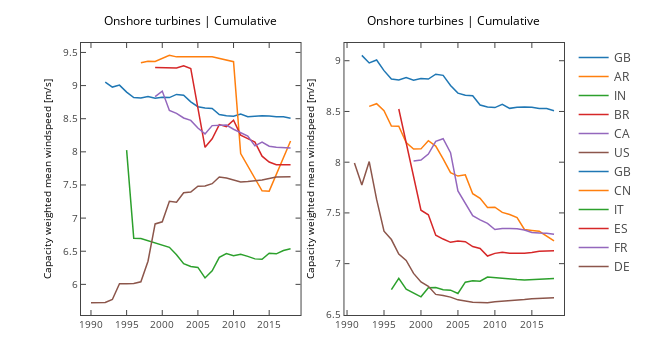

Source (notebook cell):
### Markdown cell above
Default plots

### Code cell
countries=[{'BR','AR','GB','CA','US','IN'},{'FR','DE','CN','IT','ES','GB'}]


fig, ax = plt.subplots(1,2,figsize=(9,5))
for s in range(len(countries)):
    for c in countries[s]:
        x,y,z,w=projects(ons,c,offshore=False)
        ax[s].plot(x,z,label=c)

    ax[s].set_ylabel('Capacity weighted mean windspeed [m/s]')
    ax[s].set_title("Onshore turbines | Cumulative")

plotly_fig = tls.mpl_to_plotly(fig)
plotly_fig["layout"]["showlegend"] = True
plotly_fig["layout"]['hovermode']='x'
iplot(plotly_fig, filename='ons4')

### Figure 1 — Plotly figure (JSON) as saved in the notebook; plotly's stock layout.template omitted (floating-point values rounded to 4 significant figures)
{"data": [{"line": {"color": "rgba (31, 119, 180, 1)", "dash": "solid", "width": 1.5}, "mode": "lines", "name": "GB", "type": "scatter", "uid": "2f035c6c-cf70-11e8-94b5-b00594f12df5", "x": [1992, 1993, 1994, 1995, 1996, 1997, 1998, 1999, 2000, 2001, 2002, 2003, 2004, 2005, 2006, 2007, 2008, 2009, 2010, 2011, 2012, 2013, 2014, 2015, 2016, 2017, 2018], "xaxis": "x", "y": [9.053, 8.978, 9.007, 8.902, 8.819, 8.811, 8.834, 8.808, 8.825, 8.819, 8.867, 8.856, 8.755, 8.681, 8.66, 8.655, 8.564, 8.543, 8.538, 8.571, 8.531, 8.542, 8.544, 8.54, 8.529, 8.529, 8.507], "yaxis": "y"}, {"line": {"color": "rgba (255, 127, 14, 1)", "dash": "solid", "width": 1.5}, "mode": "lines", "name": "AR", "type": "scatter", "uid": "2f064286-cf70-11e8-bfe2-b00594f12df5", "x": [1997, 1998, 1999, 2001, 2002, 2007, 2010, 2011, 2014, 2015, 2018], "xaxis": "x", "y": [9.346, 9.365, 9.365, 9.456, 9.434, 9.433, 9.361, 7.975, 7.411, 7.407, 8.163], "yaxis": "y"}, {"line": {"color": "rgba (44, 160, 44, 1)", "dash": "solid", "width": 1.5}, "mode": "lines", "name": "IN", "type": "scatter", "uid": "2f09c85c-cf70-11e8-bf4f-b00594f12df5", "x": [1995, 1996, 1997, 2000, 2001, 2002, 2003, 2004, 2005, 2006, 2007, 2008, 2009, 2010, 2011, 2012, 2013, 2014, 2015, 2016, 2017, 2018], "xaxis": "x", "y": [8.025, 6.694, 6.691, 6.591, 6.559, 6.447, 6.313, 6.271, 6.255, 6.097, 6.204, 6.408, 6.465, 6.433, 6.455, 6.422, 6.385, 6.377, 6.469, 6.461, 6.51, 6.538], "yaxis": "y"}, {"line": {"color": "rgba (214, 39, 40, 1)", "dash": "solid", "width": 1.5}, "mode": "lines", "name": "BR", "type": "scatter", "uid": "2f0d7aba-cf70-11e8-9b46-b00594f12df5", "x": [1999, 2002, 2003, 2004, 2006, 2007, 2008, 2009, 2010, 2011, 2012, 2013, 2014, 2015, 2016, 2017, 2018], "xaxis": "x", "y": [9.273, 9.266, 9.3, 9.258, 8.068, 8.197, 8.411, 8.38, 8.477, 8.252, 8.199, 8.147, 7.934, 7.846, 7.807, 7.804, 7.806], "yaxis": "y"}, {"line": {"color": "rgba (148, 103, 189, 1)", "dash": "solid", "width": 1.5}, "mode": "lines", "name": "CA", "type": "scatter", "uid": "2f108e5c-cf70-11e8-9fef-b00594f12df5", "x": [1999, 2000, 2001, 2002, 2003, 2004, 2005, 2006, 2007, 2008, 2009, 2010, 2011, 2012, 2013, 2014, 2015, 2016, 2018], "xaxis": "x", "y": [8.834, 8.917, 8.623, 8.58, 8.511, 8.475, 8.359, 8.271, 8.396, 8.398, 8.404, 8.341, 8.286, 8.239, 8.09, 8.146, 8.084, 8.068, 8.058], "yaxis": "y"}, {"line": {"color": "rgba (140, 86, 75, 1)", "dash": "solid", "width": 1.5}, "mode": "lines", "name": "US", "type": "scatter", "uid": "2f14d7a8-cf70-11e8-8c19-b00594f12df5", "x": [1990, 1992, 1993, 1994, 1995, 1996, 1997, 1998, 1999, 2000, 2001, 2002, 2003, 2004, 2005, 2006, 2007, 2008, 2009, 2010, 2011, 2012, 2013, 2014, 2015, 2016, 2018], "xaxis": "x", "y": [5.724, 5.726, 5.772, 6.009, 6.009, 6.011, 6.038, 6.349, 6.911, 6.944, 7.252, 7.239, 7.382, 7.393, 7.482, 7.483, 7.519, 7.62, 7.604, 7.576, 7.546, 7.552, 7.559, 7.574, 7.597, 7.621, 7.626], "yaxis": "y"}, {"line": {"color": "rgba (31, 119, 180, 1)", "dash": "solid", "width": 1.5}, "mode": "lines", "name": "GB", "type": "scatter", "uid": "2f24dd22-cf70-11e8-b60a-b00594f12df5", "x": [1992, 1993, 1994, 1995, 1996, 1997, 1998, 1999, 2000, 2001, 2002, 2003, 2004, 2005, 2006, 2007, 2008, 2009, 2010, 2011, 2012, 2013, 2014, 2015, 2016, 2017, 2018], "xaxis": "x2", "y": [9.053, 8.978, 9.007, 8.902, 8.819, 8.811, 8.834, 8.808, 8.825, 8.819, 8.867, 8.856, 8.755, 8.681, 8.66, 8.655, 8.564, 8.543, 8.538, 8.571, 8.531, 8.542, 8.544, 8.54, 8.529, 8.529, 8.507], "yaxis": "y2"}, {"line": {"color": "rgba (255, 127, 14, 1)", "dash": "solid", "width": 1.5}, "mode": "lines", "name": "CN", "type": "scatter", "uid": "2f28387a-cf70-11e8-ba9e-b00594f12df5", "x": [1993, 1994, 1995, 1996, 1997, 1998, 1999, 2000, 2001, 2002, 2003, 2004, 2005, 2006, 2007, 2008, 2009, 2010, 2011, 2012, 2013, 2014, 2015, 2016, 2018], "xaxis": "x2", "y": [8.55, 8.576, 8.508, 8.357, 8.355, 8.194, 8.129, 8.131, 8.212, 8.158, 8.032, 7.897, 7.863, 7.875, 7.69, 7.643, 7.553, 7.557, 7.505, 7.485, 7.454, 7.337, 7.327, 7.319, 7.224], "yaxis": "y2"}, {"line": {"color": "rgba (44, 160, 44, 1)", "dash": "solid", "width": 1.5}, "mode": "lines", "name": "IT", "type": "scatter", "uid": "2f2c3024-cf70-11e8-b304-b00594f12df5", "x": [1996, 1997, 1998, 1999, 2000, 2001, 2002, 2003, 2004, 2005, 2006, 2007, 2008, 2009, 2010, 2011, 2012, 2013, 2014, 2015, 2016, 2018], "xaxis": "x2", "y": [6.743, 6.856, 6.749, 6.708, 6.673, 6.762, 6.766, 6.743, 6.739, 6.706, 6.818, 6.831, 6.827, 6.868, 6.861, 6.854, 6.846, 6.843, 6.84, 6.846, 6.846, 6.854], "yaxis": "y2"}, {"line": {"color": "rgba (214, 39, 40, 1)", "dash": "solid", "width": 1.5}, "mode": "lines", "name": "ES", "type": "scatter", "uid": "2f2f6476-cf70-11e8-9489-b00594f12df5", "x": [1997, 1998, 1999, 2000, 2001, 2002, 2003, 2004, 2005, 2006, 2007, 2008, 2009, 2010, 2011, 2012, 2014, 2015, 2016, 2018], "xaxis": "x2", "y": [8.524, 8.196, 7.867, 7.527, 7.482, 7.28, 7.242, 7.21, 7.223, 7.217, 7.168, 7.15, 7.075, 7.101, 7.113, 7.102, 7.104, 7.109, 7.123, 7.127], "yaxis": "y2"}, {"line": {"color": "rgba (148, 103, 189, 1)", "dash": "solid", "width": 1.5}, "mode": "lines", "name": "FR", "type": "scatter", "uid": "2f322382-cf70-11e8-ba2d-b00594f12df5", "x": [1999, 2000, 2001, 2002, 2003, 2004, 2005, 2006, 2007, 2008, 2009, 2010, 2011, 2012, 2013, 2014, 2015, 2016, 2017, 2018], "xaxis": "x2", "y": [8.011, 8.021, 8.08, 8.205, 8.231, 8.093, 7.717, 7.59, 7.472, 7.431, 7.396, 7.337, 7.347, 7.348, 7.343, 7.331, 7.307, 7.303, 7.3, 7.29], "yaxis": "y2"}, {"line": {"color": "rgba (140, 86, 75, 1)", "dash": "solid", "width": 1.5}, "mode": "lines", "name": "DE", "type": "scatter", "uid": "2f3533b0-cf70-11e8-977c-b00594f12df5", "x": [1991, 1992, 1993, 1994, 1995, 1996, 1997, 1998, 1999, 2000, 2001, 2002, 2003, 2004, 2005, 2006, 2007, 2008, 2009, 2010, 2011, 2012, 2013, 2014, 2015, 2016, 2017, 2018], "xaxis": "x2", "y": [7.993, 7.776, 8.006, 7.633, 7.319, 7.238, 7.095, 7.031, 6.904, 6.82, 6.777, 6.697, 6.686, 6.67, 6.643, 6.629, 6.621, 6.618, 6.616, 6.625, 6.63, 6.631, 6.639, 6.647, 6.655, 6.658, 6.658, 6.665], "yaxis": "y2"}], "layout": {"annotations": [{"font": {"color": "#000000", "size": 12}, "showarrow": false, "text": "Onshore turbines | Cumulative", "x": 0.2269, "xanchor": "center", "xref": "paper", "y": 1.043, "yanchor": "bottom", "yref": "paper"}, {"font": {"color": "#000000", "size": 12}, "showarrow": false, "text": "Onshore turbines | Cumulative", "x": 0.7715, "xanchor": "center", "xref": "paper", "y": 1.043, "yanchor": "bottom", "yref": "paper"}], "autosize": false, "height": 360, "hovermode": "x", "margin": {"b": 45, "l": 81, "pad": 0, "r": 64, "t": 43}, "showlegend": true, "width": 648, "xaxis": {"anchor": "y", "domain": [0, 0.4545], "mirror": "ticks", "nticks": 8, "range": [1989.0, 2019.0], "showgrid": false, "showline": true, "side": "bottom", "tickfont": {"size": 10}, "ticks": "inside", "type": "linear", "zeroline": false}, "xaxis2": {"anchor": "y2", "domain": [0.5455, 1], "mirror": "ticks", "nticks": 8, "range": [1990.0, 2019.0], "showgrid": false, "showline": true, "side": "bottom", "tickfont": {"size": 10}, "ticks": "inside", "type": "linear", "zeroline": false}, "yaxis": {"anchor": "x", "domain": [0, 1], "mirror": "ticks", "nticks": 10, "range": [5.537, 9.643], "showgrid": false, "showline": true, "side": "left", "tickfont": {"size": 10}, "ticks": "inside", "title": "Capacity weighted mean windspeed [m/s]", "titlefont": {"color": "#000000", "size": 10}, "type": "linear", "zeroline": false}, "yaxis2": {"anchor": "x2", "domain": [0, 1], "mirror": "ticks", "nticks": 8, "range": [6.494, 9.175], "showgrid": false, "showline": true, "side": "left", "tickfont": {"size": 10}, "ticks": "inside", "title": "Capacity weighted mean windspeed [m/s]", "titlefont": {"color": "#000000", "size": 10}, "type": "linear", "zeroline": false}}}
